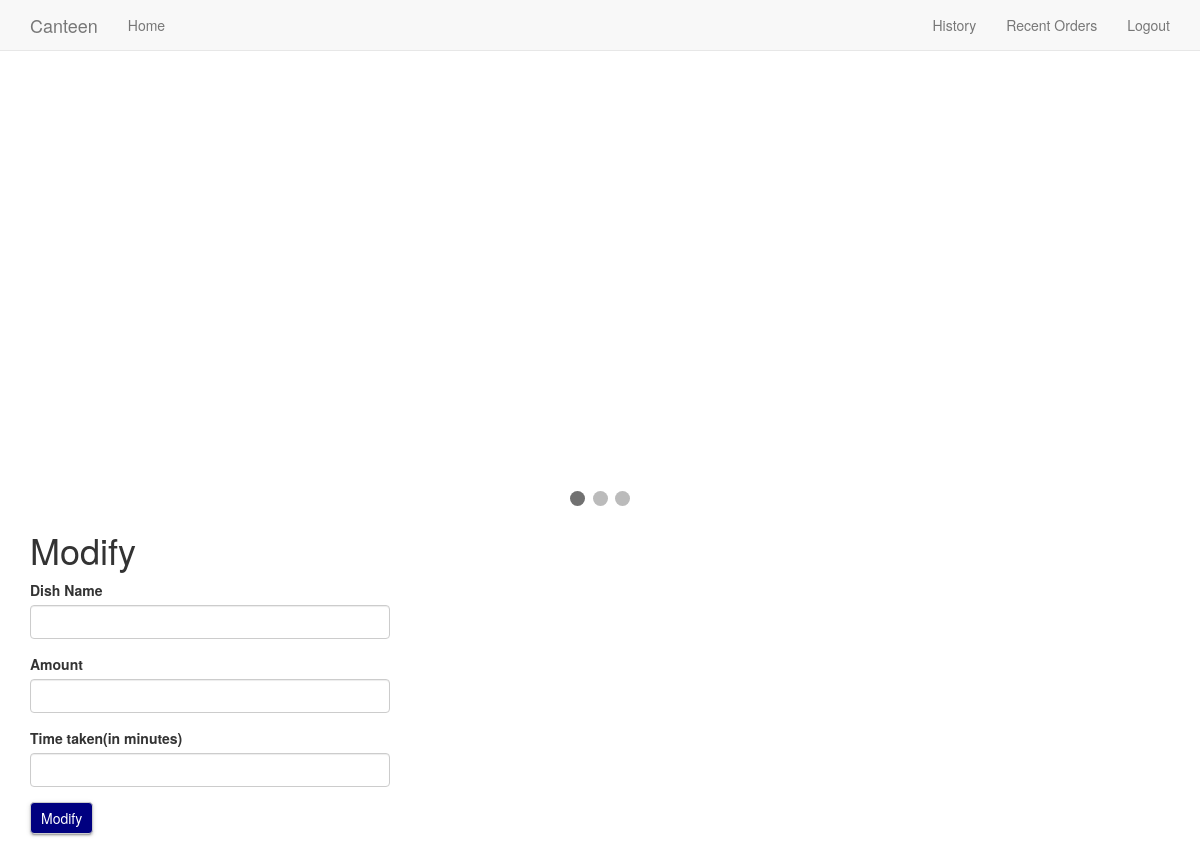
Before: /modify/VEG SANWITCH (signed in) with the older database file.
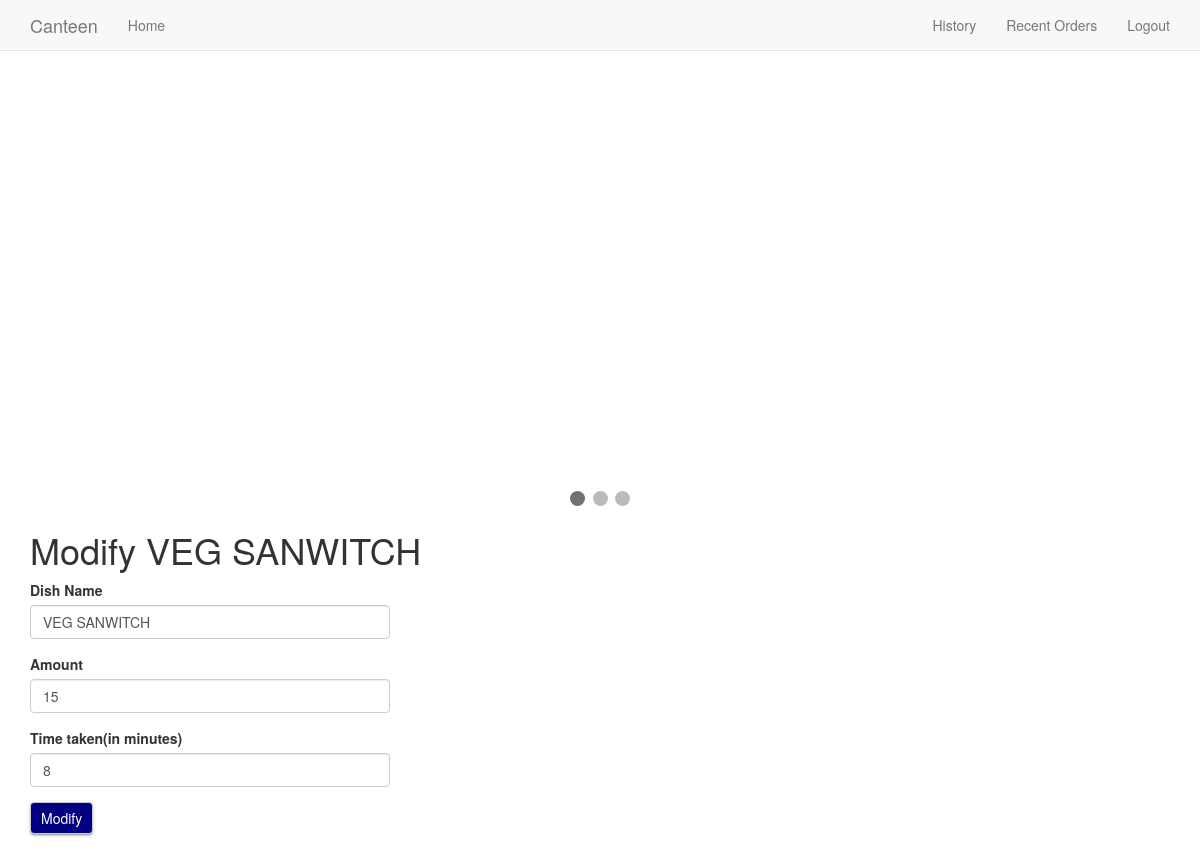
After: the same page with the newer database file.
### app/models.py (models this page shows, shortened)
class Dishes(db.Model):
    id = db.Column(db.Integer, primary_key=True)
    dishname = db.Column(db.String(50), index=True, unique=True)
    amount = db.Column(db.Integer)
    timetaken = db.Column(db.Integer)
    quantity = db.Column(db.Integer)
    quantities = db.relationship('Quantity', backref='dish', lazy='dynamic')
    order = db.relationship('Orders', backref='dish', lazy='dynamic')

### app/routes.py (the view, shortened to what this page needs)
@app.route('/modify/<dishname>', methods=['GET', 'POST'])
@login_required
def modify(dishname):
    dish = Dishes.query.filter_by(dishname=dishname).first()
    form = DishForm()
    return render_template('modify.html', form=form, title='Modify', dish=dish)

### app/forms.py (shortened to what this page needs)
class DishForm(FlaskForm):
    dishname = StringField('Dish Name', validators=[DataRequired()])
    amount = IntegerField('Amount', validators=[DataRequired()])
    timetaken = IntegerField('Time taken(in minutes)', validators=[DataRequired()])
    submit = SubmitField('Add')

### app/models.py (called while the page is built)
@login.user_loader
def load_user(id):
    return User.query.get(int(id))

### app/templates/modify.html (shortened to what this page needs)
{% extends "base.html" %}
{% import 'bootstrap/wtf.html' as wtf %}
{% block app_content %}
    <h1>Modify {{ dish.dishname }}</h1>
    <div class="row">
        <div class="col-sm-9 col-md-6 col-lg-4">
            <form class="form" method="post" id="form" class="form" role="form">
                {{ wtf.form_field(form.dishname, value=dish.dishname) }}
                {{ wtf.form_field(form.amount, value=dish.amount) }}
                {{ wtf.form_field(form.timetaken, value=dish.timetaken) }}
                {{ wtf.form_field(form.submit, id="modify_dish", value="Modify") }}
            </form>
        </div>
    </div>
{% endblock %}

Changed rows visible on the page:
now on this page (row edited): Dishes: dishname "VEG SANWITCH", amount "15", timetaken "8"
